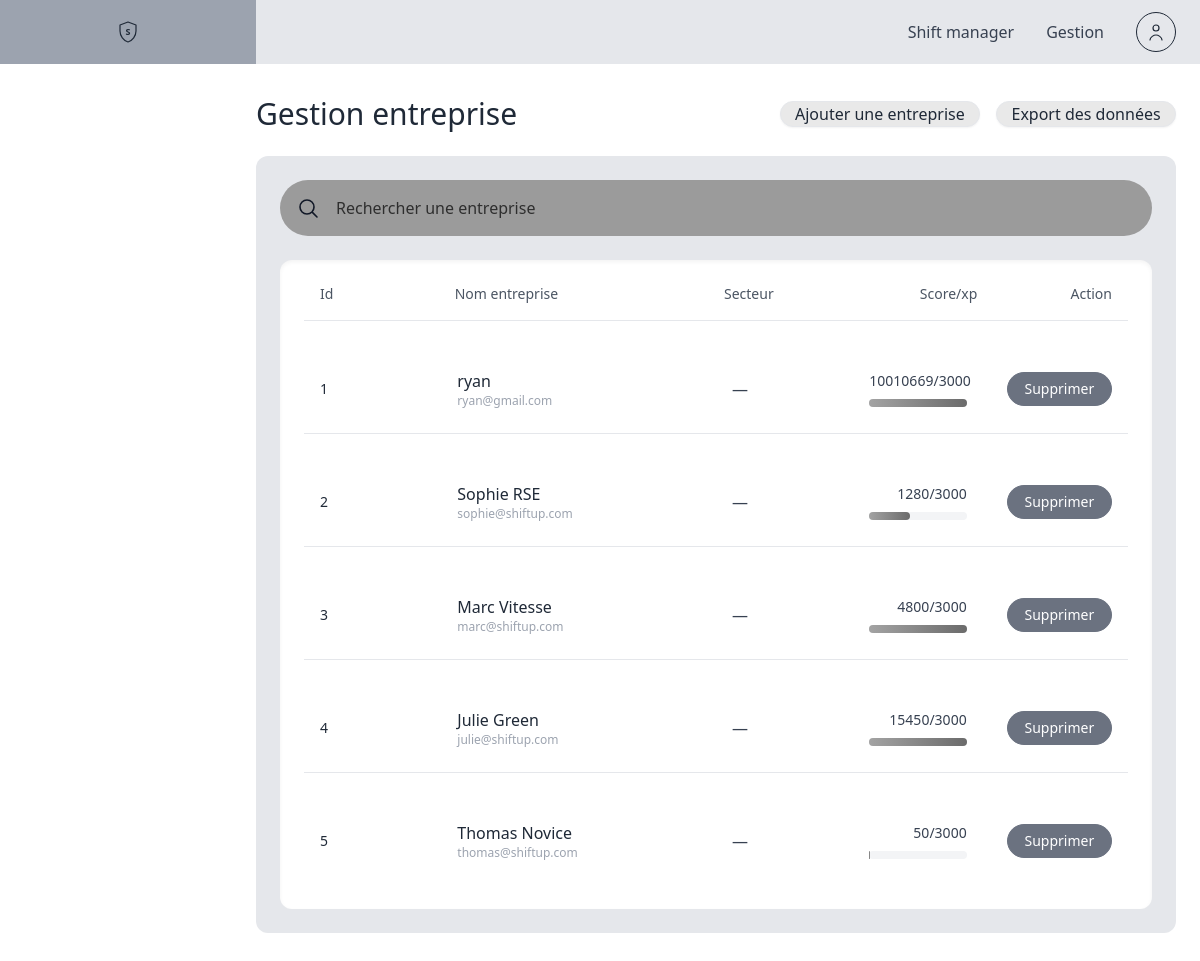
The app's page /superadmin/superadmin_gestion.php, older data.
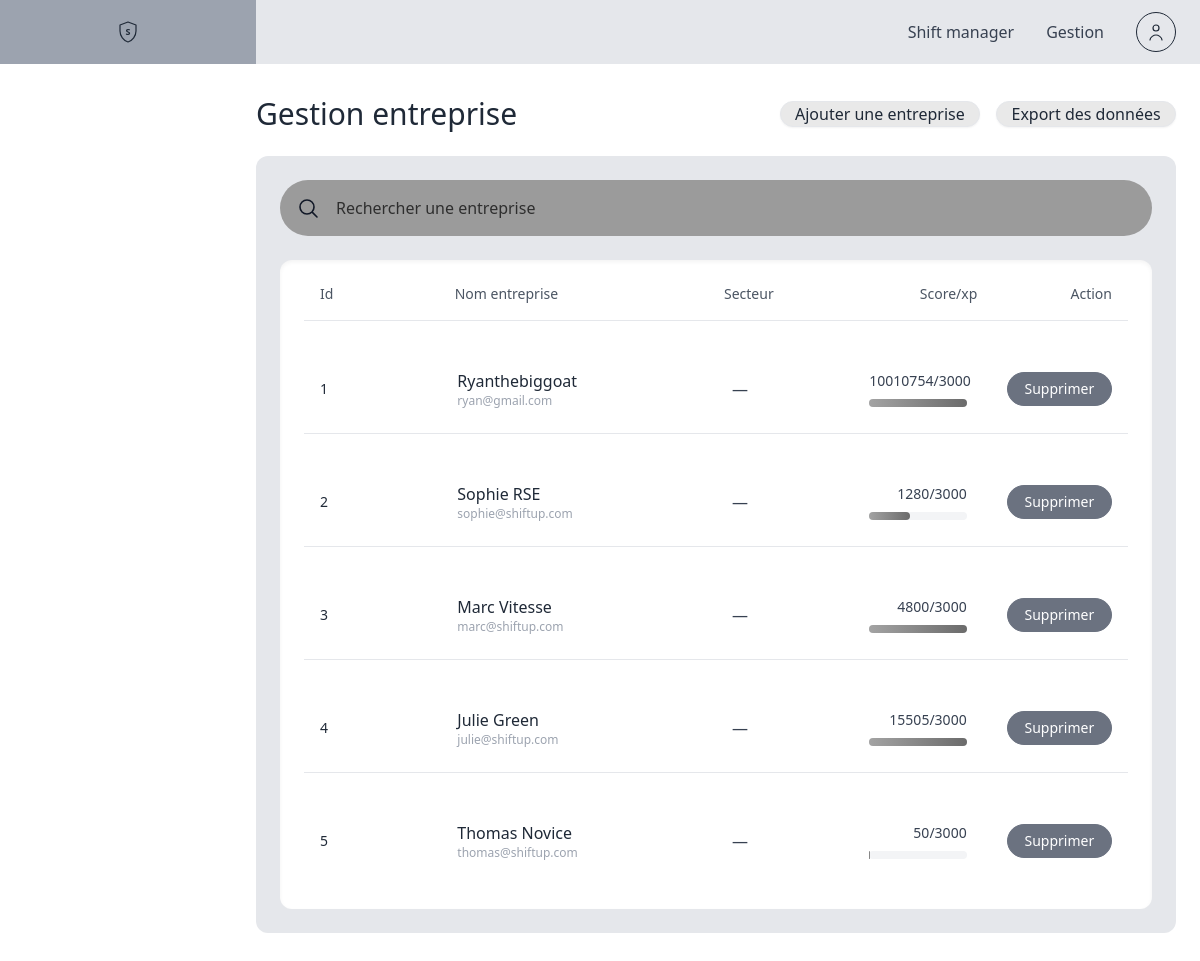
The same page, newer data.
### tables this page shows
CREATE TABLE `users` (
  `id` int(11) NOT NULL,
  `email` varchar(150) NOT NULL,
  `password_hash` varchar(255) NOT NULL,
  `pseudo` varchar(30) DEFAULT NULL,
  `role` enum('shifter','admin','super_admin') DEFAULT 'shifter',
  `points_wallet` int(11) DEFAULT 0,
  `points_rank` int(11) DEFAULT 0,
  `initial_footprint_kg` decimal(5,2) DEFAULT 32.60,
  `total_carbon_saved` float DEFAULT 0,
  `current_streak` int(11) DEFAULT 0,
  `last_activity` date DEFAULT NULL,
  `est_actif` tinyint(1) DEFAULT 1,
  `language_pref` varchar(5) DEFAULT 'fr',
  `company_id` int(11) DEFAULT NULL,
  `department_id` int(11) DEFAULT NULL
);

### superadmin/superadmin_gestion.php (the view, shortened to what the changed rows need)
<?php
require_once 'db_connect.php';
$sql = "SELECT u.id, u.pseudo, u.email, u.last_activity, u.points_wallet, u.points_rank, u.est_actif, d.nom AS department
        FROM users u
        LEFT JOIN departments d ON u.department_id = d.id ";
$params = [];
$sql .= "ORDER BY u.id ASC LIMIT 200";
try {
    $stmt = $pdo->prepare($sql);
    $stmt->execute($params);
    $users = $stmt->fetchAll(PDO::FETCH_ASSOC);
} catch (Exception $e) {
    $users = [];
}
?>
<!doctype html>
<html lang="fr">
<head>
  <script src="https://cdn.tailwindcss.com"></script>
</head>
<body class="bg-white">
  <main class="max-w-screen-2xl mx-auto pl-20 md:pl-64 pr-6 py-8">
    <div class="flex items-center justify-between mb-6">
      <h1 class="text-3xl font-medium text-gray-800">Gestion entreprise</h1>
    </div>
    <div class="bg-gray-200 p-6 card-radius">
      <div class="bg-white card-radius p-6 shadow-inner overflow-hidden">
        <div class="space-y-6">
          <?php if (count($users) === 0): ?>
            <div class="px-4 py-12 text-center text-gray-500">Aucun enregistrement trouvé.</div>
          <?php else: ?>
            <?php foreach ($users as $u):
                $department = $u['department'] ? $u['department'] : '—';
                $points = (int)$u['points_wallet'];
                $maxxp = 3000;
                $pct = $maxxp ? min(100, intval($points / $maxxp * 100)) : 0;
            ?>
            <div class="grid grid-cols-1 md:grid-cols-6 items-center py-6 border-b last:border-b-0">
              <div class="col-span-1 text-sm text-gray-800 px-4"><?php echo htmlspecialchars($u['id']); ?></div>
              <div class="col-span-2 px-4">
                <div class="text-gray-800"><?php echo htmlspecialchars($u['pseudo'] ?: $u['email']); ?></div>
                <div class="text-xs text-gray-400"><?php echo htmlspecialchars($u['email']); ?></div>
              </div>
              <div class="col-span-1 px-4 text-gray-700"><?php echo htmlspecialchars($department); ?></div>
              <div class="col-span-1 px-4 text-right md:pr-6">
                <div class="text-sm text-gray-700"><?php echo $points . '/' . $maxxp; ?></div>
                <div class="w-full bg-gray-100 h-2 rounded-full mt-2">
                  <div class="h-2 rounded-full" style="width: <?php echo $pct; ?>%; background: linear-gradient(90deg,#a3a3a3,#6b6b6b)"></div>
                </div>
              </div>
              <div class="col-span-1 px-4 flex items-center justify-center">
                <form method="post" action="admin_delete.php" onsubmit="return confirm('Supprimer l\\'élément #<?php echo htmlspecialchars(addslashes($u['id'])); ?> ?');" class="w-full flex justify-center">
                  <button type="submit"
                          title="Supprimer <?php echo htmlspecialchars($u['pseudo'] ?: $u['email']); ?>"
                          class="action-pill rounded-full-xl bg-gray-500 text-white text-sm w-28 inline-flex items-center justify-center border border-gray-500">
                    Supprimer
                  </button>
                </form>
              </div>
            </div>
            <?php endforeach; ?>
          <?php endif; ?>
        </div>
      </div>
    </div>
  </main>
</body>
</html>

Row changes from the older to the newer data that the page shows:
changed users "ryan@gmail.com": pseudo "ryan" → "Ryanthebiggoat"; points_wallet "10010669" → "10010754"
changed users "Julie Green": points_wallet "15450" → "15505"
